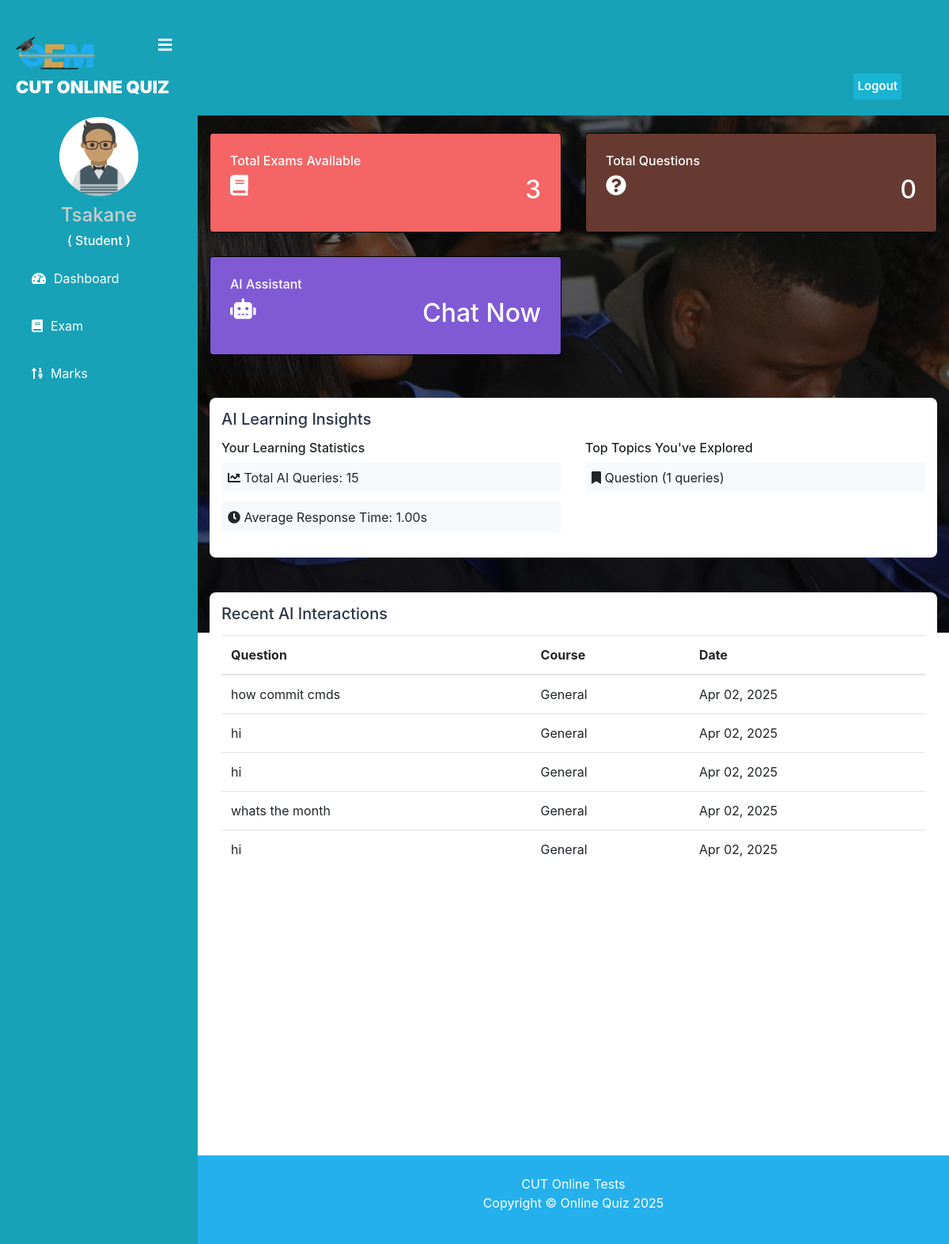
/student/student-dashboard (signed in), run on the app's committed database.
### student/models.py (models this page shows, shortened)
class AIChatHistory(models.Model):
    student = models.ForeignKey(Student, on_delete=models.CASCADE)
    question = models.TextField()
    answer = models.TextField()
    timestamp = models.DateTimeField(default=timezone.now)
    course = models.ForeignKey('quiz.Course', on_delete=models.SET_NULL, null=True, blank=True)
    class Meta:
        ordering = ['-timestamp']

### student/views.py (the view)
# urls.py: path('student-dashboard', views.student_dashboard_view, name='student-dashboard'),
@login_required(login_url='studentlogin')
@user_passes_test(is_student)
def student_dashboard_view(request):
    student = models.Student.objects.get(user_id=request.user.id)
    ai_insights = get_student_ai_insights(student)
    dict={
        'total_course':QMODEL.Course.objects.all().count(),
        'total_question':QMODEL.Question.objects.all().count(),
        'ai_insights': ai_insights,
        'courses': QMODEL.Course.objects.all(),
    }
    return render(request,'student/student_dashboard.html',context=dict)

### student/ai_utils.py (called while the page is built)
def get_student_ai_insights(student):
    try:
        analytics = AIUsageAnalytics.objects.filter(student=student).order_by('-date')[:7]
        recent_chats = AIChatHistory.objects.filter(student=student).order_by('-timestamp')[:5]
        insights = {
            'total_queries': sum(a.total_queries for a in analytics),
            'average_response_time': sum(a.average_response_time for a in analytics) / len(analytics) if analytics else 0,
            'top_topics': get_top_topics(student),
            'recent_chats': recent_chats
        }
        return insights
    except Exception as e:
        logger.error(f"Error getting AI insights for student {student.get_name}: {str(e)}")
        return {
            'total_queries': 0,
            'average_response_time': 0,
            'top_topics': [],
            'recent_chats': []
        }

def get_top_topics(student):
    try:
        analytics = AIUsageAnalytics.objects.filter(student=student)
        topic_frequency = {}
        for analytic in analytics:
            for topic in analytic.topics_covered:
                topic_frequency[topic] = topic_frequency.get(topic, 0) + 1
        return sorted(topic_frequency.items(), key=lambda x: x[1], reverse=True)[:5]
    except Exception as e:
        logger.error(f"Error getting top topics for student {student.get_name}: {str(e)}")
        return []

### student/views.py (called while the page is built)
def is_student(user):
    return user.groups.filter(name='STUDENT').exists()

### templates/student/student_dashboard.html (shortened to what this page needs)
{% extends 'student/studentbase.html' %}
{% load widget_tweaks %}
{% block content %}
<head>
    <link href="http://netdna.bootstrapcdn.com/bootstrap/4.0.0-beta/css/bootstrap.min.css" rel="stylesheet">
    <link rel="stylesheet" href="https://maxcdn.bootstrapcdn.com/bootstrap/4.4.1/css/bootstrap.min.css">
    <link href="https://maxcdn.bootstrapcdn.com/font-awesome/4.3.0/css/font-awesome.min.css" rel="stylesheet">
  </head>
<br><br>
  <div class="container">
    <div class="row">
      <div class="col-md-4 col-xl-6">
        <div class="card bg-c-yellow order-card">
          <div class="card-block">
            <h6 class="m-b-20">Total Exams Available</h6>
           <h2 class="text-right"><i class="fas fa-book f-left"></i><span>{{total_course}}</span></h2>
          </div>
        </div>
      </div>
      <div class="col-md-4 col-xl-6">
        <div class="card bg-c-pink order-card">
          <div class="card-block">
            <h6 class="m-b-20">Total Questions</h6>
            <h2 class="text-right"><i class="fas fa-question-circle f-left"></i><span>{{total_question}}</span></h2>
          </div>
        </div>
      </div>
      <div class="col-md-4 col-xl-6">
        <div class="card bg-c-purple order-card">
          <div class="card-block">
            <h6 class="m-b-20">AI Assistant</h6>
            <h2 class="text-right">
              <i class="fas fa-robot f-left"></i>
              <a href="{% url 'ai_chat' %}" class="text-white">
                <span>Chat Now</span>
              </a>
            </h2>
          </div>
        </div>
      </div>
    </div>
    <div class="row mt-4">
      <div class="col-md-12">
        <div class="ai-insights">
          <h5>AI Learning Insights</h5>
          <div class="row">
            <div class="col-md-6">
              <h6>Your Learning Statistics</h6>
              <ul>
                <li><i class="fas fa-chart-line"></i> Total AI Queries: {{ ai_insights.total_queries }}</li>
                <li><i class="fas fa-clock"></i> Average Response Time: {{ ai_insights.average_response_time|floatformat:2 }}s</li>
              </ul>
            </div>
            <div class="col-md-6">
              <h6>Top Topics You've Explored</h6>
              <ul>
                {% for topic, count in ai_insights.top_topics %}
                <li><i class="fas fa-bookmark"></i> {{ topic|title }} ({{ count }} queries)</li>
                {% endfor %}
              </ul>
            </div>
          </div>
        </div>
      </div>
    </div>
    {% if ai_insights.recent_chats %}
    <div class="row mt-4">
      <div class="col-md-12">
        <div class="ai-insights">
          <h5>Recent AI Interactions</h5>
          <div class="table-responsive">
            <table class="table table-hover">
              <thead>
                <tr>
                  <th>Question</th>
                  <th>Course</th>
                  <th>Date</th>
                </tr>
              </thead>
              <tbody>
                {% for chat in ai_insights.recent_chats %}
                <tr>
                  <td>{{ chat.question|truncatechars:50 }}</td>
                  <td>{{ chat.course.course_name|default:"General" }}</td>
                  <td>{{ chat.timestamp|date:"M d, Y" }}</td>
                </tr>
                {% endfor %}
              </tbody>
            </table>
          </div>
        </div>
      </div>
    </div>
    {% endif %}
  </div>
<br><br><br><br><br><br><br><br><br><br>
{% endblock content %}

### templates/student/studentbase.html (shortened to what this page needs)
<!DOCTYPE html>
{% load static %}
<html lang="en" dir="ltr">
<head>
  <link rel="stylesheet" href="https://cdnjs.cloudflare.com/ajax/libs/font-awesome/5.12.1/css/all.min.css">
</head>
<body>
  <header>
    <label for="check">
      <i style="left: 200px;margin-top: 17px;"class="fas fa-bars" id="sidebar_btn"></i>
    </label>
    <div class="left_area">
      <img src="{% static "../static/image/assets/images/oem.png" %}" width="100rem" class="logo_image" alt="jj">
      <h3 style="color: var(--white);">CUT Online Quiz</h3>
    </div>
    <div class="right_area">
       <form action="{% url 'logout' %}" method="POST">
        <button class="logout_btn" type="submit">Logout</button>
    </form>
    </div>
  </header>
  <div class="sidebar">
    <br><br>
    <center>
      {% if student.profile_pic %}
      <img src="{{ student.profile_pic.url }}" class="profile_image" alt="Profile Picture">
  {% else %}
      <img src="{% static 'image/student.png' %}" class="profile_image" alt="Default Profile Picture">
  {% endif %}
      <h4>{{request.user.first_name}}</h4>
      <h6 style="color: rgb(255, 255, 255);">( Student )</h6>
    </center>
    <a href="/student/student-dashboard"><i class="fas fa-tachometer-alt"></i><span>Dashboard</span></a>
    <a href="/student/student-exam"><i class="fas fa-book"></i><span>Exam</span></a>
    <a href="/student/student-marks"><i class="fas fa-sort-numeric-up"></i><span>Marks</span></a>
  </div>
  <div class="content">
    <br><br><br><br><br>
    {% block content %}
    {% endblock content %}
    <br><br><br>
    {% include "quiz/footer.html" %}
  </div>
</body>
</html>

### templates/student/studentbase.html (style rules this page uses)
:root { --blue: #24b0ed; --indigo: #6610f2; --purple: #6f42c1; --pink: #e83e8c; --red: #dc3545; --orange: #fd7e14; --yellow: #ffc107; --green: #28a745; --teal: #20c997; --cyan: #17a2b8; --white: #fff; --gray: #6c757d; --gray-dark: #343a40; --primary: #24b0ed; --secondary: #6c757d; --success: #28a745; --info: #17a2b8; --warning: #ffc107; --danger: #dc3545; --light: #f8f9fa; --dark: #343a40; --breakpoint-xs: 0; --breakpoint-sm: 576px; --breakpoint-md: 768px; --breakpoint-lg: 992px; --breakpoint-xl: 1200px; --font-family-sans-serif: -apple-system, BlinkMacSystemFont, "Segoe UI", Roboto, "Helvetica Neue", Arial, "Noto Sans", sans-serif, "Apple Color Emoji", "Segoe UI Emoji", "Segoe UI Symbol", "Noto Color Emoji"; --font-family-monospace: SFMono-Regular, Menlo, Monaco, Consolas, "Liberation Mono", "Courier New", monospace; }
a:link { text-decoration: none; }
body { margin: 0; padding: 0; font-family: "Gill Sans", sans-serif;; }
header { position: fixed; background: var(--cyan); padding: 20px; width: 100%; z-index: 1; }
.left_area h3 { color: #fff; margin: 0px; text-transform: uppercase; font-size: 22px; font-weight: 900; }
.logout_btn { padding: 5px; background: #19B3D3; text-decoration: none; float: right; margin-top: -30px; margin-right: 40px; border-radius: 2px; font-size: 15px; font-weight: 600; color: #fff; transition: 0.5s; border:none; }
.sidebar { background: var(--cyan); margin-top: 70px; padding-top: 30px; position: fixed; left: 0; width: 250px; height: 100%; transition: 0.5s; transition-property: left; }
.sidebar .profile_image { width: 100px; height: 100px; border-radius: 100px; margin-bottom: 10px; }
.sidebar h4 { color: #ccc; margin-top: 0; }
.sidebar a { color: #fff; display: block; width: 100%; line-height: 60px; text-decoration: none; padding-left: 40px; box-sizing: border-box; transition: 0.5s; }
.sidebar i { padding-right: 10px; }
label #sidebar_btn { z-index: 1; color: #fff; position: fixed; cursor: pointer; left: 300px; font-size: 20px; margin: 5px 0; transition: 0.5s; transition-property: color; }
.content { margin-left: 250px; background: url(./../../static/image/assets/images/back2.jpg) no-repeat; background-position: center; background-size: cover; height: 100vh; transition: 0.5s; }

### templates/student/student_dashboard.html (style rules this page uses)
a:link { text-decoration: none; }
.order-card { color: rgb(255, 255, 255); }
.bg-c-yellow { background: #F56565; }
.bg-c-pink { background: #663a30; }
.bg-c-purple { background: #805AD5; }
.card { -webkit-box-shadow: 0 1px 2.94px 0.06px rgba(4, 26, 55, 0.16); box-shadow: 0 1px 2.94px 0.06px rgba(4, 26, 55, 0.16); border: 1px solid black; margin-bottom: 30px; -webkit-transition: all 0.3s ease-in-out; transition: all 0.3s ease-in-out; }
.card .card-block { padding: 25px; }
.order-card i { font-size: 26px; }
.f-left { float: left; }
header { left: 0px; right: 0px; }
.ai-insights { background: #fff; border-radius: 8px; padding: 15px; margin-bottom: 20px; }
.ai-insights h5 { color: #2D3748; margin-bottom: 15px; }
.ai-insights ul { list-style: none; padding: 0; }
.ai-insights li { margin-bottom: 10px; padding: 8px; background: #F7FAFC; border-radius: 4px; }

### templates/quiz/footer.html (style rules this page uses)
:root { --blue: #24b0ed; --indigo: #6610f2; --purple: #6f42c1; --pink: #e83e8c; --red: #dc3545; --orange: #fd7e14; --yellow: #ffc107; --green: #28a745; --teal: #20c997; --cyan: #17a2b8; --white: #fff; --gray: #6c757d; --gray-dark: #343a40; --primary: #24b0ed; --secondary: #6c757d; --success: #28a745; --info: #17a2b8; --warning: #ffc107; --danger: #dc3545; --light: #f8f9fa; --dark: #343a40; --breakpoint-xs: 0; --breakpoint-sm: 576px; --breakpoint-md: 768px; --breakpoint-lg: 992px; --breakpoint-xl: 1200px; --font-family-sans-serif: -apple-system, BlinkMacSystemFont, "Segoe UI", Roboto, "Helvetica Neue", Arial, "Noto Sans", sans-serif, "Apple Color Emoji", "Segoe UI Emoji", "Segoe UI Symbol", "Noto Color Emoji"; --font-family-monospace: SFMono-Regular, Menlo, Monaco, Consolas, "Liberation Mono", "Courier New", monospace; }

### data on the page
AIChatHistory: question "how commit cmds", course.course_name "General", timestamp "Apr 02, 2025"
AIChatHistory: question "hi", course.course_name "General", timestamp "Apr 02, 2025"
AIChatHistory: question "hi", course.course_name "General", timestamp "Apr 02, 2025"
AIChatHistory: question "whats the month", course.course_name "General", timestamp "Apr 02, 2025"
AIChatHistory: question "hi", course.course_name "General", timestamp "Apr 02, 2025"

### other printed values
{{ request.user.first_name }} "Tsakane"
{{ total_course }} "3"
{{ total_question }} "0"
{{ ai_insights.total_queries }} "15"
{{ ai_insights.average_response_time|floatformat:2 }} "1.00"
{{ topic|title }} "Question"
{{ count }} "1"
